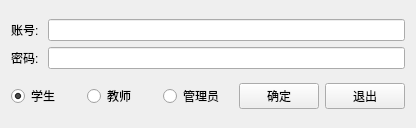
<?xml version="1.0" encoding="UTF-8"?>
<ui version="4.0">
 <class>Login</class>
 <widget class="QWidget" name="Login">
  <property name="geometry">
   <rect>
    <x>0</x>
    <y>0</y>
    <width>416</width>
    <height>128</height>
   </rect>
  </property>
  <property name="windowTitle">
   <string>Form</string>
  </property>
  <layout class="QVBoxLayout" name="verticalLayout_3">
   <item>
    <layout class="QHBoxLayout" name="horizontalLayout">
     <item>
      <layout class="QVBoxLayout" name="verticalLayout">
       <item>
        <widget class="QLabel" name="label">
         <property name="text">
          <string>账号: </string>
         </property>
        </widget>
       </item>
       <item>
        <widget class="QLabel" name="label_2">
         <property name="text">
          <string>密码: </string>
         </property>
        </widget>
       </item>
      </layout>
     </item>
     <item>
      <layout class="QVBoxLayout" name="verticalLayout_2">
       <item>
        <widget class="QLineEdit" name="idLineEdit"/>
       </item>
       <item>
        <widget class="QLineEdit" name="passwordLineEdit">
         <property name="text">
          <string/>
         </property>
         <property name="echoMode">
          <enum>QLineEdit::Password</enum>
         </property>
        </widget>
       </item>
      </layout>
     </item>
    </layout>
   </item>
   <item>
    <layout class="QHBoxLayout" name="horizontalLayout_2">
     <item>
      <widget class="QRadioButton" name="studentRadioButton">
       <property name="text">
        <string>学生</string>
       </property>
       <property name="checked">
        <bool>true</bool>
       </property>
      </widget>
     </item>
     <item>
      <widget class="QRadioButton" name="teacherRadioButton">
       <property name="text">
        <string>教师</string>
       </property>
      </widget>
     </item>
     <item>
      <widget class="QRadioButton" name="adminRadioButton">
       <property name="text">
        <string>管理员</string>
       </property>
      </widget>
     </item>
     <item>
      <widget class="QPushButton" name="okPushButton">
       <property name="text">
        <string>确定</string>
       </property>
       <property name="shortcut">
        <string>Return</string>
       </property>
      </widget>
     </item>
     <item>
      <widget class="QPushButton" name="cancelPushButton">
       <property name="text">
        <string>退出</string>
       </property>
      </widget>
     </item>
    </layout>
   </item>
  </layout>
 </widget>
 <tabstops>
  <tabstop>idLineEdit</tabstop>
  <tabstop>passwordLineEdit</tabstop>
  <tabstop>okPushButton</tabstop>
  <tabstop>cancelPushButton</tabstop>
  <tabstop>studentRadioButton</tabstop>
  <tabstop>teacherRadioButton</tabstop>
  <tabstop>adminRadioButton</tabstop>
 </tabstops>
 <resources/>
 <connections/>
</ui>
